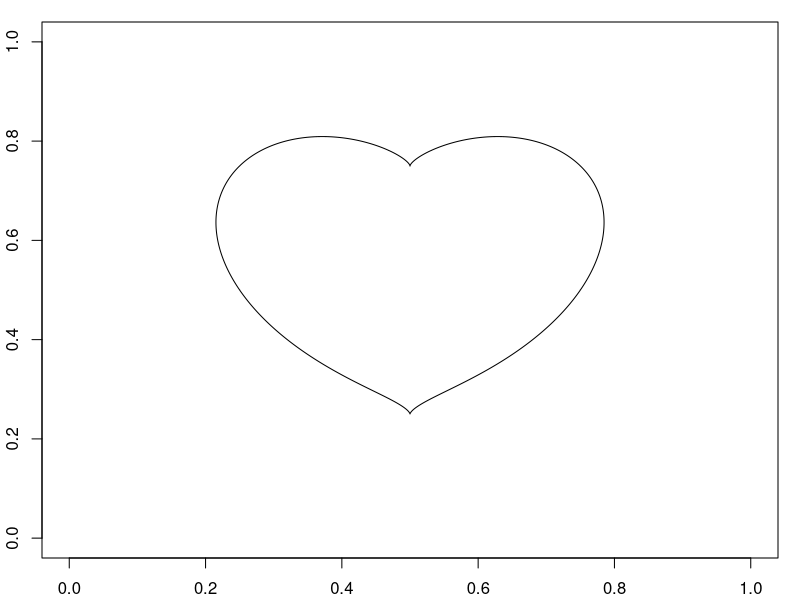

Recreate this plot in R.
#!/usr/bin/env Rscript

x <- seq(-2,2,0.001)
y <- seq(-2,2,0.001)

z <- outer(x,y, function(x,y) (x^2 + y^2 - 1)^3 - x^2*y^3)

outFile <- "../banners/love.png"
png(outFile, h = 400, w = 400, res = 200, pointsize = 8)
par(mar = c(2,2,1,1) + 0.1)
contour(z, levels = 0, drawlabels = FALSE)
dev.off()
